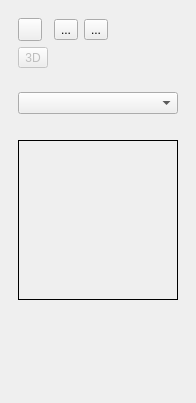
<?xml version="1.0" encoding="UTF-8"?>
<ui version="4.0">
 <class>TexturePropertiesView</class>
 <widget class="QDockWidget" name="TexturePropertiesView">
  <property name="geometry">
   <rect>
    <x>0</x>
    <y>0</y>
    <width>196</width>
    <height>403</height>
   </rect>
  </property>
  <property name="minimumSize">
   <size>
    <width>196</width>
    <height>403</height>
   </size>
  </property>
  <property name="autoFillBackground">
   <bool>false</bool>
  </property>
  <property name="styleSheet">
   <string notr="true"/>
  </property>
  <property name="allowedAreas">
   <set>Qt::LeftDockWidgetArea|Qt::RightDockWidgetArea</set>
  </property>
  <property name="windowTitle">
   <string>   Texture Properties</string>
  </property>
  <widget class="QWidget" name="dockWidgetContents">
   <layout class="QVBoxLayout" name="verticalLayout">
    <item>
     <widget class="QWidget" name="widget" native="true">
      <layout class="QGridLayout" name="gridLayout">
       <item row="0" column="1">
        <widget class="QToolButton" name="addButton">
         <property name="text">
          <string/>
         </property>
         <property name="icon">
          <iconset resource="../shaderlab.qrc">
           <normaloff>:/ico/img/Add-icon.png</normaloff>:/ico/img/Add-icon.png</iconset>
         </property>
        </widget>
       </item>
       <item row="0" column="4">
        <widget class="QToolButton" name="removeButton">
         <property name="text">
          <string>...</string>
         </property>
         <property name="icon">
          <iconset resource="../shaderlab.qrc">
           <normaloff>:/ico/delete</normaloff>:/ico/delete</iconset>
         </property>
        </widget>
       </item>
       <item row="0" column="3">
        <widget class="QToolButton" name="loadButton">
         <property name="text">
          <string>...</string>
         </property>
         <property name="icon">
          <iconset resource="../shaderlab.qrc">
           <normaloff>:/ico/img/exchange.png</normaloff>:/ico/img/exchange.png</iconset>
         </property>
        </widget>
       </item>
       <item row="0" column="5">
        <spacer name="horizontalSpacer">
         <property name="orientation">
          <enum>Qt::Horizontal</enum>
         </property>
         <property name="sizeHint" stdset="0">
          <size>
           <width>40</width>
           <height>20</height>
          </size>
         </property>
        </spacer>
       </item>
       <item row="1" column="1">
        <widget class="QToolButton" name="add3DButton">
         <property name="enabled">
          <bool>false</bool>
         </property>
         <property name="text">
          <string>3D</string>
         </property>
        </widget>
       </item>
      </layout>
     </widget>
    </item>
    <item>
     <widget class="QWidget" name="widget_2" native="true">
      <layout class="QVBoxLayout" name="verticalLayout_2">
       <item>
        <widget class="QComboBox" name="textureList"/>
       </item>
       <item>
        <widget class="QLabel" name="textureName">
         <property name="toolTip">
          <string/>
         </property>
         <property name="text">
          <string/>
         </property>
         <property name="textFormat">
          <enum>Qt::PlainText</enum>
         </property>
        </widget>
       </item>
       <item>
        <widget class="QLabel" name="imageContainer">
         <property name="minimumSize">
          <size>
           <width>160</width>
           <height>160</height>
          </size>
         </property>
         <property name="styleSheet">
          <string notr="true">#imageContainer{
border: 1px solid black;
}</string>
         </property>
         <property name="text">
          <string/>
         </property>
         <property name="pixmap">
          <pixmap resource="../shaderlab.qrc">:/ico/noImage</pixmap>
         </property>
         <property name="scaledContents">
          <bool>true</bool>
         </property>
        </widget>
       </item>
       <item>
        <spacer name="verticalSpacer">
         <property name="orientation">
          <enum>Qt::Vertical</enum>
         </property>
         <property name="sizeHint" stdset="0">
          <size>
           <width>20</width>
           <height>40</height>
          </size>
         </property>
        </spacer>
       </item>
      </layout>
     </widget>
    </item>
   </layout>
  </widget>
 </widget>
 <resources>
  <include location="../shaderlab.qrc"/>
 </resources>
 <connections/>
</ui>
